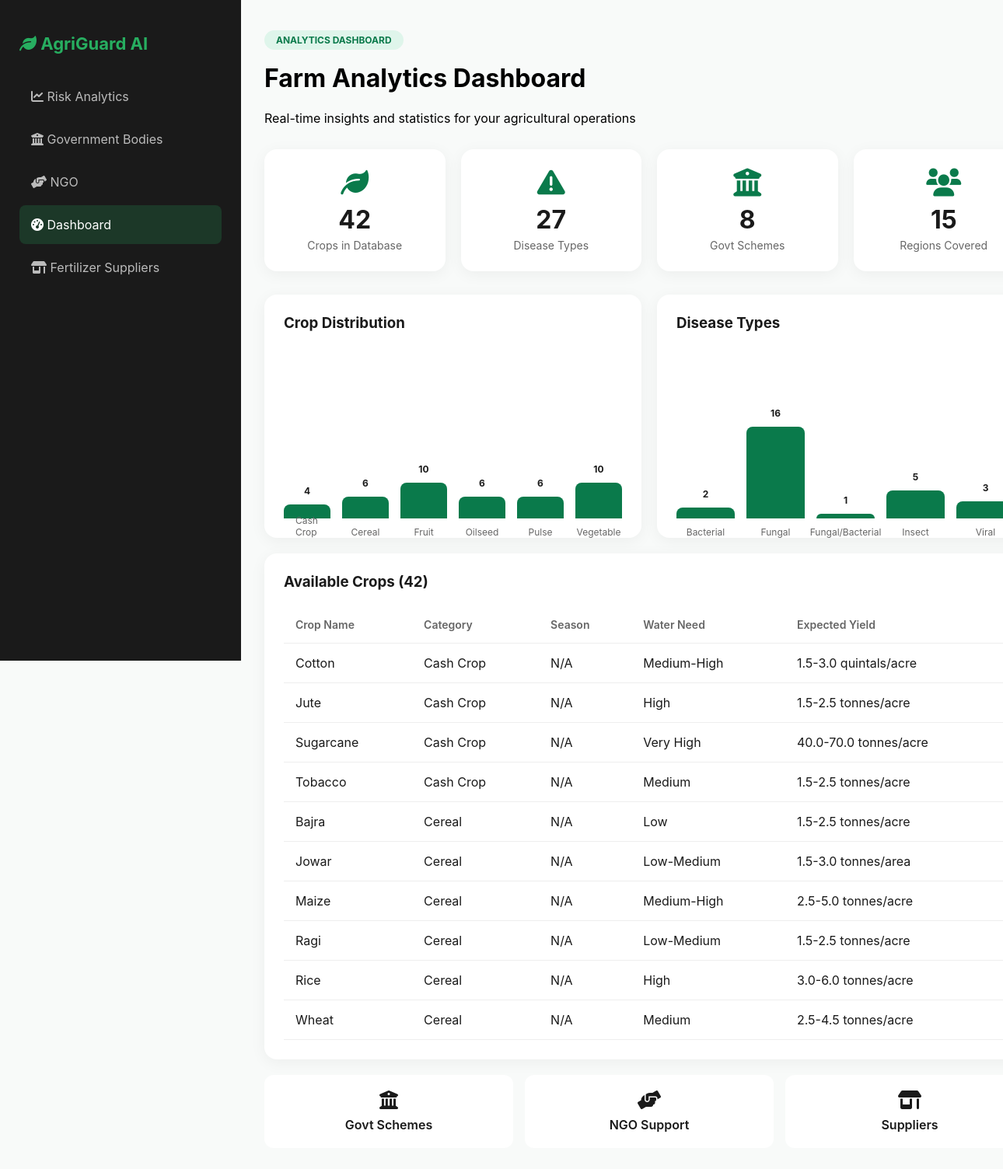
/dashboard, run on the app's committed database.
### tables this page shows
CREATE TABLE crops (
    crop_id INTEGER PRIMARY KEY AUTOINCREMENT,
    crop_name TEXT NOT NULL UNIQUE,
    category TEXT NOT NULL,
    season_id INTEGER,
    water_need TEXT,
    nutrient_need TEXT,
    sowing_period TEXT,
    harvest_period TEXT,
    yield_min REAL,
    yield_max REAL,
    yield_unit TEXT,
    description TEXT,
    FOREIGN KEY (season_id) REFERENCES seasons(season_id)
);

CREATE TABLE diseases (
    disease_id INTEGER PRIMARY KEY AUTOINCREMENT,
    disease_name TEXT NOT NULL UNIQUE,
    disease_type TEXT NOT NULL, -- Fungal, Bacterial, Viral, Insect
    severity TEXT NOT NULL, -- Low, Moderate, High, Very High
    symptoms TEXT,
    conditions_favoured TEXT,
    treatment_chemical TEXT,
    treatment_organic TEXT,
    prevention TEXT
);

### app.py (the view)
@app.route('/dashboard')
def dashboard():
    stats = get_dashboard_stats()
    crops = get_all_crops()
    diseases = get_all_diseases()
    regions = get_all_regions()
    return render_template('dashboard.html',
                          stats=stats,
                          crops=crops,
                          diseases=diseases,
                          regions=regions)

### database/db_util.py (called while the page is built)
def get_connection():
    conn = sqlite3.connect(DB_PATH)
    conn.row_factory = sqlite3.Row
    return conn

def get_all_crops():
    conn = get_connection()
    cursor = conn.cursor()
    cursor.execute("""
        SELECT c.*, s.season_name
        FROM crops c
        LEFT JOIN seasons s ON c.season_id = s.season_id
        ORDER BY c.category, c.crop_name
    """)
    results = [dict(row) for row in cursor.fetchall()]
    conn.close()
    return results

def get_all_diseases():
    conn = get_connection()
    cursor = conn.cursor()
    cursor.execute("SELECT * FROM diseases ORDER BY disease_name")
    results = [dict(row) for row in cursor.fetchall()]
    conn.close()
    return results

def get_all_regions():
    conn = get_connection()
    cursor = conn.cursor()
    cursor.execute("SELECT * FROM regions ORDER BY region_name")
    results = [dict(row) for row in cursor.fetchall()]
    conn.close()
    return results

### templates/dashboard.html (shortened to what this page needs)
<!DOCTYPE html>
<html lang="en">
<head>
    <link rel="stylesheet" href="https://cdnjs.cloudflare.com/ajax/libs/font-awesome/6.0.0/css/all.min.css">
</head>
<body>
    <div class="sidebar">
        <h2><i class="fa-solid fa-leaf"></i> AgriGuard AI</h2>
        <div class="nav-item" onclick="window.location='/'"><i class="fa-solid fa-chart-line"></i> Risk Analytics</div>
        <div class="nav-item" onclick="window.location='/government'"><i class="fa-solid fa-building-columns"></i> Government Bodies</div>
        <div class="nav-item" onclick="window.location='/ngo'"><i class="fa-solid fa-hands-helping"></i> NGO</div>
        <div class="nav-item active" onclick="window.location='/dashboard'"><i class="fa-solid fa-gauge-high"></i> Dashboard</div>
        <div class="nav-item" onclick="window.location='/suppliers'"><i class="fa-solid fa-shop"></i> Fertilizer Suppliers</div>
    </div>
    <div class="main">
        <div class="header">
            <span class="badge">ANALYTICS DASHBOARD</span>
            <h1>Farm Analytics Dashboard</h1>
            <p>Real-time insights and statistics for your agricultural operations</p>
        </div>
        <div class="stats-grid">
            <div class="stat-card">
                <i class="fa-solid fa-leaf"></i>
                <h3>{{ stats.total_crops }}</h3>
                <p>Crops in Database</p>
            </div>
            <div class="stat-card">
                <i class="fa-solid fa-triangle-exclamation"></i>
                <h3>{{ stats.total_diseases }}</h3>
                <p>Disease Types</p>
            </div>
            <div class="stat-card">
                <i class="fa-solid fa-building-columns"></i>
                <h3>{{ stats.total_schemes }}</h3>
                <p>Govt Schemes</p>
            </div>
            <div class="stat-card">
                <i class="fa-solid fa-users"></i>
                <h3>{{ stats.total_regions }}</h3>
                <p>Regions Covered</p>
            </div>
        </div>
        <div class="charts-grid">
            <div class="chart-card">
                <h3>Crop Distribution</h3>
                <div class="bar-chart">
                    {% if stats.crops_by_category %}
                        {% for category, count in stats.crops_by_category.items() %}
                        <div class="bar" style="height: {{ (count / stats.total_crops * 100)|int }}%;"><span class="value">{{ count }}</span><span>{{ category }}</span></div>
                        {% endfor %}
                    {% else %}
                        <div class="bar" style="height: 50%;"><span class="value">10</span><span>Crops</span></div>
                    {% endif %}
                </div>
            </div>
            <div class="chart-card">
                <h3>Disease Types</h3>
                <div class="bar-chart">
                    {% if stats.diseases_by_type %}
                        {% for dtype, count in stats.diseases_by_type.items() %}
                        <div class="bar" style="height: {{ (count / stats.total_diseases * 100)|int }}%;"><span class="value">{{ count }}</span><span>{{ dtype }}</span></div>
                        {% endfor %}
                    {% else %}
                        <div class="bar" style="height: 50%;"><span class="value">10</span><span>Diseases</span></div>
                    {% endif %}
                </div>
            </div>
        </div>
        <div class="table-card">
            <h3>Available Crops ({{ crops|length }})</h3>
            <table>
                <thead>
                    <tr>
                        <th>Crop Name</th>
                        <th>Category</th>
                        <th>Season</th>
                        <th>Water Need</th>
                        <th>Expected Yield</th>
                    </tr>
                </thead>
                <tbody>
                    {% for crop in crops[:10] %}
                    <tr>
                        <td>{{ crop.crop_name }}</td>
                        <td>{{ crop.category }}</td>
                        <td>{{ crop.season_name or 'N/A' }}</td>
                        <td>{{ crop.water_need }}</td>
                        <td>{{ crop.yield_min }}-{{ crop.yield_max }} {{ crop.yield_unit }}</td>
                    </tr>
                    {% endfor %}
                </tbody>
            </table>
        </div>
        <div class="quick-links">
            <a href="/government" class="quick-link">
                <i class="fa-solid fa-building-columns"></i>
                <p>Govt Schemes</p>
            </a>
            <a href="/ngo" class="quick-link">
                <i class="fa-solid fa-hands-helping"></i>
                <p>NGO Support</p>
            </a>
            <a href="/suppliers" class="quick-link">
                <i class="fa-solid fa-shop"></i>
                <p>Suppliers</p>
            </a>
        </div>
    </div>
</body>
</html>

### templates/dashboard.html (style rules this page uses)
:root { --primary: #0a7a4b; --secondary: #27ae60; --dark: #1a1a1a; --bg: #f8faf9; --warning: #f39c12; --danger: #e74c3c; }
body { font-family: 'Inter', sans-serif; background: var(--bg); margin: 0; }
.sidebar { width: 260px; height: 100vh; background: var(--dark); color: white; padding: 25px; position: fixed; }
.sidebar h2 { color: var(--secondary); font-size: 22px; margin-bottom: 30px; }
.nav-item { padding: 15px; border-radius: 8px; cursor: pointer; color: #bbb; transition: 0.3s; margin-bottom: 5px; }
.nav-item:hover, .nav-item.active { background: rgba(39, 174, 96, 0.2); color: white; }
.main { margin-left: 300px; padding: 40px; width: calc(100% - 300px); }
.header { margin-bottom: 30px; }
.badge { background: #dff5eb; color: var(--primary); padding: 5px 15px; border-radius: 50px; font-size: 12px; font-weight: bold; }
.stats-grid { display: grid; grid-template-columns: repeat(4, 1fr); gap: 20px; margin-bottom: 30px; }
.stat-card { background: white; padding: 25px; border-radius: 16px; box-shadow: 0 4px 20px rgba(0,0,0,0.05); text-align: center; }
.stat-card i { font-size: 36px; color: var(--primary); margin-bottom: 10px; }
.stat-card h3 { margin: 0; font-size: 32px; color: var(--dark); }
.stat-card p { margin: 5px 0 0; color: #666; font-size: 14px; }
.charts-grid { display: grid; grid-template-columns: 1fr 1fr; gap: 20px; }
.chart-card { background: white; padding: 25px; border-radius: 16px; box-shadow: 0 4px 20px rgba(0,0,0,0.05); }
.chart-card h3 { margin: 0 0 20px; color: var(--dark); }
.bar-chart { display: flex; align-items: flex-end; gap: 15px; height: 200px; padding-top: 20px; }
.bar { flex: 1; background: var(--primary); border-radius: 8px 8px 0 0; position: relative; transition: 0.3s; }
.bar span { position: absolute; bottom: -25px; left: 50%; transform: translateX(-50%); font-size: 12px; color: #666; }
.bar .value { position: absolute; top: -25px; left: 50%; transform: translateX(-50%); font-weight: bold; color: var(--dark); }
.table-card { background: white; padding: 25px; border-radius: 16px; box-shadow: 0 4px 20px rgba(0,0,0,0.05); margin-top: 20px; }
.table-card h3 { margin: 0 0 20px; color: var(--dark); }
table { width: 100%; border-collapse: collapse; }
th, td { padding: 15px; text-align: left; border-bottom: 1px solid #eee; }
th { color: #666; font-weight: 600; font-size: 14px; }
td { color: var(--dark); }
.quick-links { display: grid; grid-template-columns: repeat(3, 1fr); gap: 15px; margin-top: 20px; }
.quick-link { background: white; padding: 20px; border-radius: 12px; text-align: center; cursor: pointer; transition: 0.3s; text-decoration: none; color: var(--dark); }
.quick-link i { font-size: 24px; margin-bottom: 10px; }
.quick-link p { margin: 0; font-weight: 600; }

### data on the page
crops: {{ (count / stats.total_crops * 100)|int }} 14 (drawn), crop_id "6", category "Cereal", crop_name "Ragi", season_name "N/A", water_need "Low-Medium", yield_min "1.5", yield_max "2.5", yield_unit "tonnes/acre"
diseases: {{ (count / stats.total_diseases * 100)|int }} 7 (drawn), disease_id "2", disease_type "Bacterial"
diseases: {{ (count / stats.total_diseases * 100)|int }} 59 (drawn), disease_id "16", disease_type "Fungal"
crops: crop_name "Cotton", category "Cash Crop", season_name "N/A", water_need "Medium-High", yield_min "1.5", yield_max "3.0", yield_unit "quintals/acre"
crops: crop_name "Jute", category "Cash Crop", season_name "N/A", water_need "High", yield_min "1.5", yield_max "2.5", yield_unit "tonnes/acre"
crops: crop_name "Sugarcane", category "Cash Crop", season_name "N/A", water_need "Very High", yield_min "40.0", yield_max "70.0", yield_unit "tonnes/acre"
crops: crop_name "Tobacco", category "Cash Crop", season_name "N/A", water_need "Medium", yield_min "1.5", yield_max "2.5", yield_unit "tonnes/acre"
crops: crop_name "Bajra", category "Cereal", season_name "N/A", water_need "Low", yield_min "1.5", yield_max "2.5", yield_unit "tonnes/acre"
crops: crop_name "Jowar", category "Cereal", season_name "N/A", water_need "Low-Medium", yield_min "1.5", yield_max "3.0", yield_unit "tonnes/area"
crops: crop_name "Maize", category "Cereal", season_name "N/A", water_need "Medium-High", yield_min "2.5", yield_max "5.0", yield_unit "tonnes/acre"
crops: crop_name "Rice", category "Cereal", season_name "N/A", water_need "High", yield_min "3.0", yield_max "6.0", yield_unit "tonnes/acre"
crops: crop_name "Wheat", category "Cereal", season_name "N/A", water_need "Medium", yield_min "2.5", yield_max "4.5", yield_unit "tonnes/acre"

### other printed values
{{ stats.total_crops }} "42"
{{ stats.total_diseases }} "27"
{{ stats.total_schemes }} "8"
{{ stats.total_regions }} "15"
{{ count }} "4" "10" "6" "6" "10"
{{ category }} "Cash Crop" "Fruit" "Oilseed" "Pulse" "Vegetable"
{{ count }} "1" "5" "3"
{{ dtype }} "Fungal/Bacterial" "Insect" "Viral"
{{ crops|length }} "42"
